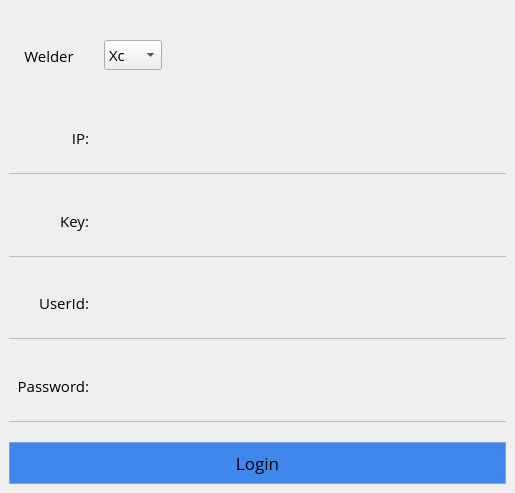
<?xml version="1.0" encoding="UTF-8"?>
<ui version="4.0">
 <class>Login</class>
 <widget class="QWidget" name="Login">
  <property name="geometry">
   <rect>
    <x>0</x>
    <y>0</y>
    <width>515</width>
    <height>493</height>
   </rect>
  </property>
  <property name="windowTitle">
   <string>Login</string>
  </property>
  <property name="windowIcon">
   <iconset resource="res.qrc">
    <normaloff>:/image/title.png</normaloff>:/image/title.png</iconset>
  </property>
  <property name="styleSheet">
   <string notr="true">QWidget{font:11pt Open Sans;}
QLabel{
	max-height:25px;
	border:none;
	min-width:80px;
}
QLineEdit{
	min-height:25px;
	background-color:rgb(255,255,255,0);
	border:none;
	font:12pt Open Sans;
}
QPushButton{
	min-height:40px;
	border:0.5 solid rgb(190, 190, 190, 50%);
	font:13pt Open Sans;
	background:rgb(5, 100, 233, 75%);
}
QPushButton:hover{
	background:rgb(5, 100, 200, 30%);
}
QPushButton:pressed{
	background:rgb(5, 100, 244, 90%);
}</string>
  </property>
  <layout class="QVBoxLayout" name="verticalLayout_2">
   <property name="spacing">
    <number>0</number>
   </property>
   <property name="leftMargin">
    <number>0</number>
   </property>
   <property name="topMargin">
    <number>0</number>
   </property>
   <property name="rightMargin">
    <number>0</number>
   </property>
   <property name="bottomMargin">
    <number>0</number>
   </property>
   <item>
    <widget class="QStackedWidget" name="stackedWidget">
     <property name="currentIndex">
      <number>0</number>
     </property>
     <widget class="QWidget" name="page">
      <layout class="QVBoxLayout" name="verticalLayout_3">
       <property name="spacing">
        <number>20</number>
       </property>
       <property name="leftMargin">
        <number>9</number>
       </property>
       <property name="topMargin">
        <number>9</number>
       </property>
       <property name="rightMargin">
        <number>9</number>
       </property>
       <property name="bottomMargin">
        <number>9</number>
       </property>
       <item>
        <widget class="QWidget" name="widget_top" native="true">
         <property name="minimumSize">
          <size>
           <width>0</width>
           <height>100</height>
          </size>
         </property>
         <layout class="QVBoxLayout" name="verticalLayout">
          <property name="spacing">
           <number>10</number>
          </property>
          <property name="leftMargin">
           <number>0</number>
          </property>
          <property name="topMargin">
           <number>10</number>
          </property>
          <property name="rightMargin">
           <number>0</number>
          </property>
          <property name="bottomMargin">
           <number>0</number>
          </property>
          <item>
           <widget class="QWidget" name="widget_1" native="true">
            <property name="minimumSize">
             <size>
              <width>0</width>
              <height>0</height>
             </size>
            </property>
            <layout class="QHBoxLayout" name="horizontalLayout_2">
             <property name="spacing">
              <number>15</number>
             </property>
             <property name="leftMargin">
              <number>0</number>
             </property>
             <property name="topMargin">
              <number>0</number>
             </property>
             <property name="rightMargin">
              <number>0</number>
             </property>
             <property name="bottomMargin">
              <number>0</number>
             </property>
             <item>
              <widget class="QLabel" name="label_4">
               <property name="styleSheet">
                <string notr="true">border:none;</string>
               </property>
               <property name="text">
                <string>Welder</string>
               </property>
               <property name="alignment">
                <set>Qt::AlignCenter</set>
               </property>
              </widget>
             </item>
             <item>
              <widget class="QComboBox" name="comboBox">
               <item>
                <property name="text">
                 <string>Xc</string>
                </property>
               </item>
               <item>
                <property name="text">
                 <string>GSX</string>
                </property>
               </item>
              </widget>
             </item>
             <item>
              <spacer name="horizontalSpacer">
               <property name="orientation">
                <enum>Qt::Horizontal</enum>
               </property>
               <property name="sizeHint" stdset="0">
                <size>
                 <width>40</width>
                 <height>20</height>
                </size>
               </property>
              </spacer>
             </item>
            </layout>
           </widget>
          </item>
          <item>
           <widget class="QWidget" name="widget_2" native="true">
            <property name="minimumSize">
             <size>
              <width>0</width>
              <height>0</height>
             </size>
            </property>
            <property name="styleSheet">
             <string notr="true">.QWidget{border-bottom:1 solid rgb(190, 190,190);}</string>
            </property>
            <layout class="QHBoxLayout" name="horizontalLayout_3">
             <property name="spacing">
              <number>10</number>
             </property>
             <property name="leftMargin">
              <number>0</number>
             </property>
             <property name="topMargin">
              <number>0</number>
             </property>
             <property name="rightMargin">
              <number>0</number>
             </property>
             <property name="bottomMargin">
              <number>0</number>
             </property>
             <item>
              <widget class="QLabel" name="label">
               <property name="text">
                <string>IP:</string>
               </property>
               <property name="alignment">
                <set>Qt::AlignRight|Qt::AlignTrailing|Qt::AlignVCenter</set>
               </property>
              </widget>
             </item>
             <item>
              <widget class="QLineEdit" name="edit_IP"/>
             </item>
            </layout>
           </widget>
          </item>
          <item>
           <widget class="QWidget" name="widget_3" native="true">
            <property name="minimumSize">
             <size>
              <width>0</width>
              <height>0</height>
             </size>
            </property>
            <property name="styleSheet">
             <string notr="true">.QWidget{border-bottom:1 solid rgb(190, 190,190);}</string>
            </property>
            <layout class="QHBoxLayout" name="horizontalLayout_4">
             <property name="spacing">
              <number>10</number>
             </property>
             <property name="leftMargin">
              <number>0</number>
             </property>
             <property name="topMargin">
              <number>0</number>
             </property>
             <property name="rightMargin">
              <number>0</number>
             </property>
             <property name="bottomMargin">
              <number>0</number>
             </property>
             <item>
              <widget class="QLabel" name="label_token">
               <property name="minimumSize">
                <size>
                 <width>80</width>
                 <height>0</height>
                </size>
               </property>
               <property name="text">
                <string>Key:</string>
               </property>
               <property name="alignment">
                <set>Qt::AlignRight|Qt::AlignTrailing|Qt::AlignVCenter</set>
               </property>
              </widget>
             </item>
             <item>
              <widget class="QLineEdit" name="edit_Token"/>
             </item>
            </layout>
           </widget>
          </item>
          <item>
           <widget class="QWidget" name="widget_4" native="true">
            <property name="minimumSize">
             <size>
              <width>0</width>
              <height>0</height>
             </size>
            </property>
            <property name="styleSheet">
             <string notr="true">.QWidget{border-bottom:1 solid rgb(190, 190,190);}</string>
            </property>
            <layout class="QHBoxLayout" name="horizontalLayout_5">
             <property name="spacing">
              <number>10</number>
             </property>
             <property name="leftMargin">
              <number>0</number>
             </property>
             <property name="topMargin">
              <number>0</number>
             </property>
             <property name="rightMargin">
              <number>0</number>
             </property>
             <property name="bottomMargin">
              <number>0</number>
             </property>
             <item>
              <widget class="QLabel" name="label_3">
               <property name="text">
                <string>UserId:</string>
               </property>
               <property name="alignment">
                <set>Qt::AlignRight|Qt::AlignTrailing|Qt::AlignVCenter</set>
               </property>
              </widget>
             </item>
             <item>
              <widget class="QLineEdit" name="edit_UserId"/>
             </item>
            </layout>
           </widget>
          </item>
          <item>
           <widget class="QWidget" name="widget_5" native="true">
            <property name="minimumSize">
             <size>
              <width>0</width>
              <height>0</height>
             </size>
            </property>
            <property name="styleSheet">
             <string notr="true">.QWidget{border-bottom:1 solid rgb(190, 190,190);}</string>
            </property>
            <layout class="QHBoxLayout" name="horizontalLayout_6">
             <property name="spacing">
              <number>10</number>
             </property>
             <property name="leftMargin">
              <number>0</number>
             </property>
             <property name="topMargin">
              <number>0</number>
             </property>
             <property name="rightMargin">
              <number>0</number>
             </property>
             <property name="bottomMargin">
              <number>0</number>
             </property>
             <item>
              <widget class="QLabel" name="label_5">
               <property name="text">
                <string>Password:</string>
               </property>
               <property name="alignment">
                <set>Qt::AlignRight|Qt::AlignTrailing|Qt::AlignVCenter</set>
               </property>
              </widget>
             </item>
             <item>
              <widget class="QLineEdit" name="edit_Password">
               <property name="echoMode">
                <enum>QLineEdit::Password</enum>
               </property>
              </widget>
             </item>
            </layout>
           </widget>
          </item>
         </layout>
        </widget>
       </item>
       <item>
        <widget class="QPushButton" name="btn_Login">
         <property name="text">
          <string>Login</string>
         </property>
        </widget>
       </item>
      </layout>
     </widget>
     <widget class="QWidget" name="page_2">
      <layout class="QVBoxLayout" name="verticalLayout_5">
       <property name="spacing">
        <number>20</number>
       </property>
       <item>
        <widget class="QWidget" name="widget_top_2" native="true">
         <property name="minimumSize">
          <size>
           <width>0</width>
           <height>100</height>
          </size>
         </property>
         <layout class="QVBoxLayout" name="verticalLayout_4">
          <property name="spacing">
           <number>10</number>
          </property>
          <property name="leftMargin">
           <number>0</number>
          </property>
          <property name="topMargin">
           <number>10</number>
          </property>
          <property name="rightMargin">
           <number>0</number>
          </property>
          <property name="bottomMargin">
           <number>0</number>
          </property>
          <item>
           <widget class="QWidget" name="widget_6" native="true">
            <property name="minimumSize">
             <size>
              <width>0</width>
              <height>0</height>
             </size>
            </property>
            <layout class="QHBoxLayout" name="horizontalLayout_7">
             <property name="spacing">
              <number>15</number>
             </property>
             <property name="leftMargin">
              <number>0</number>
             </property>
             <property name="topMargin">
              <number>0</number>
             </property>
             <property name="rightMargin">
              <number>0</number>
             </property>
             <property name="bottomMargin">
              <number>0</number>
             </property>
             <item>
              <widget class="QLabel" name="label_6">
               <property name="styleSheet">
                <string notr="true">border:none;</string>
               </property>
               <property name="text">
                <string>Command</string>
               </property>
               <property name="alignment">
                <set>Qt::AlignCenter</set>
               </property>
              </widget>
             </item>
             <item>
              <widget class="QComboBox" name="comboBox_2">
               <property name="minimumSize">
                <size>
                 <width>150</width>
                 <height>0</height>
                </size>
               </property>
               <item>
                <property name="text">
                 <string>Create User</string>
                </property>
               </item>
               <item>
                <property name="text">
                 <string>Update User</string>
                </property>
               </item>
              </widget>
             </item>
             <item>
              <spacer name="horizontalSpacer_2">
               <property name="orientation">
                <enum>Qt::Horizontal</enum>
               </property>
               <property name="sizeHint" stdset="0">
                <size>
                 <width>40</width>
                 <height>20</height>
                </size>
               </property>
              </spacer>
             </item>
            </layout>
           </widget>
          </item>
          <item>
           <widget class="QWidget" name="widget_8" native="true">
            <property name="minimumSize">
             <size>
              <width>0</width>
              <height>0</height>
             </size>
            </property>
            <property name="styleSheet">
             <string notr="true">.QWidget{border-bottom:1 solid rgb(190, 190,190);}</string>
            </property>
            <layout class="QHBoxLayout" name="horizontalLayout_10">
             <property name="spacing">
              <number>10</number>
             </property>
             <property name="leftMargin">
              <number>0</number>
             </property>
             <property name="topMargin">
              <number>0</number>
             </property>
             <property name="rightMargin">
              <number>0</number>
             </property>
             <property name="bottomMargin">
              <number>0</number>
             </property>
             <item>
              <widget class="QLabel" name="label_7">
               <property name="text">
                <string>UserId:</string>
               </property>
               <property name="alignment">
                <set>Qt::AlignRight|Qt::AlignTrailing|Qt::AlignVCenter</set>
               </property>
              </widget>
             </item>
             <item>
              <widget class="QLineEdit" name="edit_UserId_2"/>
             </item>
            </layout>
           </widget>
          </item>
          <item>
           <widget class="QWidget" name="widget_9" native="true">
            <property name="minimumSize">
             <size>
              <width>0</width>
              <height>0</height>
             </size>
            </property>
            <property name="styleSheet">
             <string notr="true">.QWidget{border-bottom:1 solid rgb(190, 190,190);}</string>
            </property>
            <layout class="QHBoxLayout" name="horizontalLayout_11">
             <property name="spacing">
              <number>10</number>
             </property>
             <property name="leftMargin">
              <number>0</number>
             </property>
             <property name="topMargin">
              <number>0</number>
             </property>
             <property name="rightMargin">
              <number>0</number>
             </property>
             <property name="bottomMargin">
              <number>0</number>
             </property>
             <item>
              <widget class="QLabel" name="label_8">
               <property name="text">
                <string>Password:</string>
               </property>
               <property name="alignment">
                <set>Qt::AlignRight|Qt::AlignTrailing|Qt::AlignVCenter</set>
               </property>
              </widget>
             </item>
             <item>
              <widget class="QLineEdit" name="edit_Password_2">
               <property name="echoMode">
                <enum>QLineEdit::Normal</enum>
               </property>
              </widget>
             </item>
            </layout>
           </widget>
          </item>
          <item>
           <widget class="QWidget" name="widget_12" native="true">
            <property name="styleSheet">
             <string notr="true">.QWidget{border-bottom:1 solid rgb(190, 190,190);}</string>
            </property>
            <layout class="QHBoxLayout" name="horizontalLayout_13">
             <property name="spacing">
              <number>15</number>
             </property>
             <property name="leftMargin">
              <number>0</number>
             </property>
             <property name="topMargin">
              <number>0</number>
             </property>
             <property name="rightMargin">
              <number>0</number>
             </property>
             <property name="bottomMargin">
              <number>0</number>
             </property>
             <item>
              <widget class="QLabel" name="label_12">
               <property name="text">
                <string>UserLevel:</string>
               </property>
               <property name="alignment">
                <set>Qt::AlignRight|Qt::AlignTrailing|Qt::AlignVCenter</set>
               </property>
              </widget>
             </item>
             <item>
              <widget class="QLineEdit" name="edit_UserLevel"/>
             </item>
            </layout>
           </widget>
          </item>
          <item>
           <widget class="QWidget" name="widget_11" native="true">
            <property name="styleSheet">
             <string notr="true">.QWidget{border-bottom:1 solid rgb(190, 190,190);}</string>
            </property>
            <layout class="QHBoxLayout" name="horizontalLayout_12">
             <property name="spacing">
              <number>15</number>
             </property>
             <property name="leftMargin">
              <number>0</number>
             </property>
             <property name="topMargin">
              <number>0</number>
             </property>
             <property name="rightMargin">
              <number>0</number>
             </property>
             <property name="bottomMargin">
              <number>0</number>
             </property>
             <item>
              <widget class="QLabel" name="label_11">
               <property name="text">
                <string>Status:</string>
               </property>
               <property name="alignment">
                <set>Qt::AlignRight|Qt::AlignTrailing|Qt::AlignVCenter</set>
               </property>
              </widget>
             </item>
             <item>
              <widget class="QLineEdit" name="edit_Status">
               <property name="styleSheet">
                <string notr="true"/>
               </property>
              </widget>
             </item>
            </layout>
           </widget>
          </item>
          <item>
           <widget class="QWidget" name="widget_10" native="true">
            <property name="styleSheet">
             <string notr="true">.QWidget{border-bottom:1 solid rgb(190, 190,190);}</string>
            </property>
            <layout class="QHBoxLayout" name="horizontalLayout_9">
             <property name="spacing">
              <number>15</number>
             </property>
             <property name="leftMargin">
              <number>0</number>
             </property>
             <property name="topMargin">
              <number>0</number>
             </property>
             <property name="rightMargin">
              <number>0</number>
             </property>
             <property name="bottomMargin">
              <number>0</number>
             </property>
             <item>
              <widget class="QLabel" name="label_10">
               <property name="text">
                <string>ExpTime:</string>
               </property>
               <property name="alignment">
                <set>Qt::AlignRight|Qt::AlignTrailing|Qt::AlignVCenter</set>
               </property>
              </widget>
             </item>
             <item>
              <widget class="QLineEdit" name="edit_PassExpTime">
               <property name="styleSheet">
                <string notr="true"/>
               </property>
              </widget>
             </item>
            </layout>
           </widget>
          </item>
          <item>
           <widget class="QWidget" name="widget" native="true">
            <property name="styleSheet">
             <string notr="true">.QWidget{border-bottom:1 solid rgb(190, 190,190);}</string>
            </property>
            <layout class="QHBoxLayout" name="horizontalLayout">
             <property name="spacing">
              <number>15</number>
             </property>
             <property name="leftMargin">
              <number>0</number>
             </property>
             <property name="topMargin">
              <number>0</number>
             </property>
             <property name="rightMargin">
              <number>0</number>
             </property>
             <property name="bottomMargin">
              <number>0</number>
             </property>
             <item>
              <widget class="QLabel" name="label_9">
               <property name="text">
                <string>Reason:</string>
               </property>
               <property name="alignment">
                <set>Qt::AlignRight|Qt::AlignTrailing|Qt::AlignVCenter</set>
               </property>
              </widget>
             </item>
             <item>
              <widget class="QLineEdit" name="edit_Reason">
               <property name="styleSheet">
                <string notr="true"/>
               </property>
              </widget>
             </item>
            </layout>
           </widget>
          </item>
         </layout>
        </widget>
       </item>
       <item>
        <widget class="QPushButton" name="btn_update">
         <property name="text">
          <string>Create</string>
         </property>
        </widget>
       </item>
      </layout>
     </widget>
    </widget>
   </item>
  </layout>
 </widget>
 <resources>
  <include location="res.qrc"/>
 </resources>
 <connections/>
</ui>
